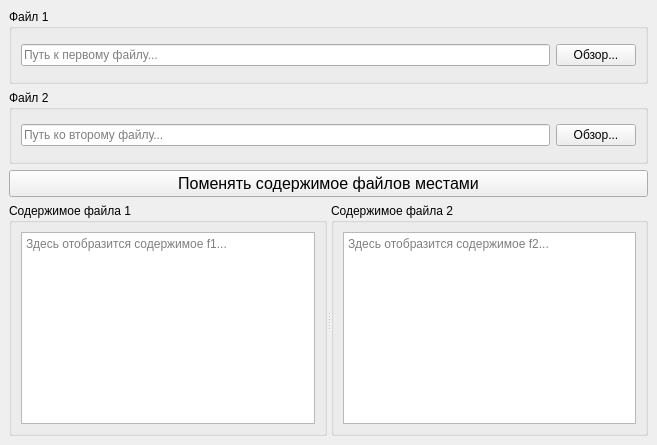
<?xml version="1.0" encoding="UTF-8"?>
<ui version="4.0">
 <class>MainWindow</class>
 <widget class="QMainWindow" name="MainWindow">
  <property name="geometry">
   <rect>
    <x>0</x>
    <y>0</y>
    <width>657</width>
    <height>445</height>
   </rect>
  </property>
  <property name="windowTitle">
   <string>Обмен</string>
  </property>
  <widget class="QWidget" name="centralwidget">
   <layout class="QVBoxLayout" name="verticalLayout">
    <item>
     <widget class="QGroupBox" name="groupBox1">
      <property name="title">
       <string>Файл 1</string>
      </property>
      <layout class="QHBoxLayout" name="horizontalLayout1">
       <item>
        <widget class="QLineEdit" name="lineEditFile1">
         <property name="placeholderText">
          <string>Путь к первому файлу...</string>
         </property>
        </widget>
       </item>
       <item>
        <widget class="QPushButton" name="btnBrowse1">
         <property name="text">
          <string>Обзор...</string>
         </property>
        </widget>
       </item>
      </layout>
     </widget>
    </item>
    <item>
     <widget class="QGroupBox" name="groupBox2">
      <property name="title">
       <string>Файл 2</string>
      </property>
      <layout class="QHBoxLayout" name="horizontalLayout2">
       <item>
        <widget class="QLineEdit" name="lineEditFile2">
         <property name="placeholderText">
          <string>Путь ко второму файлу...</string>
         </property>
        </widget>
       </item>
       <item>
        <widget class="QPushButton" name="btnBrowse2">
         <property name="text">
          <string>Обзор...</string>
         </property>
        </widget>
       </item>
      </layout>
     </widget>
    </item>
    <item>
     <widget class="QPushButton" name="btnSwap">
      <property name="styleSheet">
       <string notr="true">font-size: 12pt;</string>
      </property>
      <property name="text">
       <string>Поменять содержимое файлов местами</string>
      </property>
     </widget>
    </item>
    <item>
     <widget class="QSplitter" name="splitter">
      <property name="orientation">
       <enum>Qt::Orientation::Horizontal</enum>
      </property>
      <widget class="QGroupBox" name="groupBoxContent1">
       <property name="title">
        <string>Содержимое файла 1</string>
       </property>
       <layout class="QVBoxLayout" name="verticalLayoutContent1">
        <item>
         <widget class="QTextEdit" name="textEditContent1">
          <property name="readOnly">
           <bool>true</bool>
          </property>
          <property name="placeholderText">
           <string>Здесь отобразится содержимое f1...</string>
          </property>
         </widget>
        </item>
       </layout>
      </widget>
      <widget class="QGroupBox" name="groupBoxContent2">
       <property name="title">
        <string>Содержимое файла 2</string>
       </property>
       <layout class="QVBoxLayout" name="verticalLayoutContent2">
        <item>
         <widget class="QTextEdit" name="textEditContent2">
          <property name="readOnly">
           <bool>true</bool>
          </property>
          <property name="placeholderText">
           <string>Здесь отобразится содержимое f2...</string>
          </property>
         </widget>
        </item>
       </layout>
      </widget>
     </widget>
    </item>
   </layout>
  </widget>
 </widget>
 <resources/>
 <connections/>
</ui>
